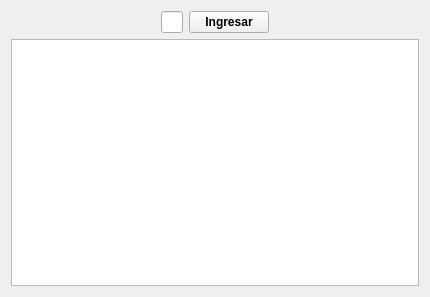
<?xml version="1.0" encoding="UTF-8"?>
<ui version="4.0">
 <class>Form</class>
 <widget class="QWidget" name="Form">
  <property name="geometry">
   <rect>
    <x>0</x>
    <y>0</y>
    <width>401</width>
    <height>297</height>
   </rect>
  </property>
  <property name="windowTitle">
   <string>Visualización</string>
  </property>
  <layout class="QVBoxLayout" name="verticalLayout_2">
   <item>
    <layout class="QVBoxLayout" name="verticalLayout">
     <item>
      <layout class="QHBoxLayout" name="horizontalLayout">
       <item>
        <spacer name="horizontalSpacer">
         <property name="orientation">
          <enum>Qt::Horizontal</enum>
         </property>
         <property name="sizeType">
          <enum>QSizePolicy::Fixed</enum>
         </property>
         <property name="sizeHint" stdset="0">
          <size>
           <width>150</width>
           <height>20</height>
          </size>
         </property>
        </spacer>
       </item>
       <item>
        <widget class="QLineEdit" name="campoIngreso"/>
       </item>
       <item>
        <widget class="QPushButton" name="boton">
         <property name="font">
          <font>
           <weight>75</weight>
           <bold>true</bold>
          </font>
         </property>
         <property name="cursor">
          <cursorShape>PointingHandCursor</cursorShape>
         </property>
         <property name="text">
          <string>Ingresar</string>
         </property>
        </widget>
       </item>
       <item>
        <spacer name="horizontalSpacer_2">
         <property name="orientation">
          <enum>Qt::Horizontal</enum>
         </property>
         <property name="sizeType">
          <enum>QSizePolicy::Fixed</enum>
         </property>
         <property name="sizeHint" stdset="0">
          <size>
           <width>150</width>
           <height>20</height>
          </size>
         </property>
        </spacer>
       </item>
      </layout>
     </item>
     <item>
      <widget class="PlotWidget" name="pantalla"/>
     </item>
    </layout>
   </item>
  </layout>
 </widget>
 <customwidgets>
  <customwidget>
   <class>PlotWidget</class>
   <extends>QGraphicsView</extends>
   <header>pyqtgraph</header>
  </customwidget>
 </customwidgets>
 <resources/>
 <connections/>
</ui>
